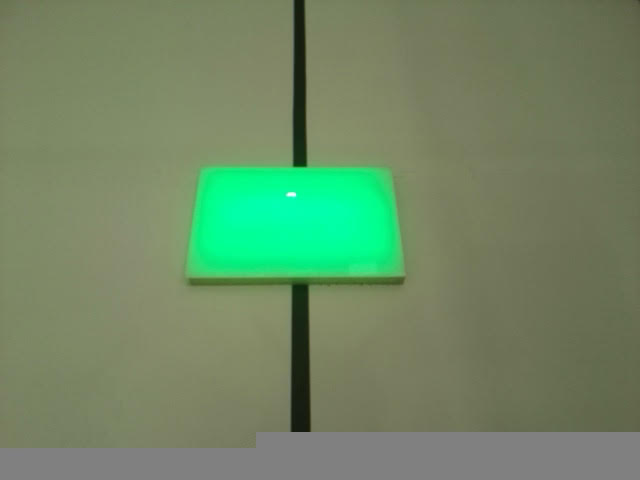
#> input picture copter/green_light.jpg, 640 x 480 px, given in place of the camera
$ python cam_optical_flow_sparse.py 5
#> lines starting #> are read from the running program, lines starting #| are printed output that depends on the picture; after the words box and inside, x2 and y2 are one past the last pixel; in counts of white or black regions, pixels touching at a corner belong together
# Blog: [OpenCV Optical Flow介紹](https://meetonfriday.com/posts/e2795e5a/)
import sys
import cv2
import numpy as np

if len(sys.argv) >1:
    vid = int(sys.argv[1])
else:
    vid = 0
cap = cv2.VideoCapture(vid)

# Parameters for Shi-Tomasi corner detection
#feature_params = dict(maxCorners = 300, qualityLevel = 0.2, minDistance = 2, blockSize = 7)
feature_params = dict(maxCorners = 100, qualityLevel = 0.3, minDistance = 7, blockSize = 7)
# Parameters for Lucas-Kanade optical flow
lk_params = dict(winSize = (15,15), maxLevel = 2, criteria = (cv2.TERM_CRITERIA_EPS | cv2.TERM_CRITERIA_COUNT, 10, 0.03))

color = np.random.randint(0,255,(300,3)) # Create some random colors
ret, old_frame = cap.read()
#> old_frame is the input picture: shape (480, 640, 3); mean B, G, R 100.7, 135, 111.5
hsv = cv2.cvtColor(old_frame, cv2.COLOR_BGR2HSV)
#> hsv: shape (480, 640, 3); mean H, S, V 36.8, 72.2, 135
lower_bound = np.array([  0,  90,  90])
upper_bound = np.array([255, 255, 255])
roi = cv2.inRange(hsv, lower_bound, upper_bound)
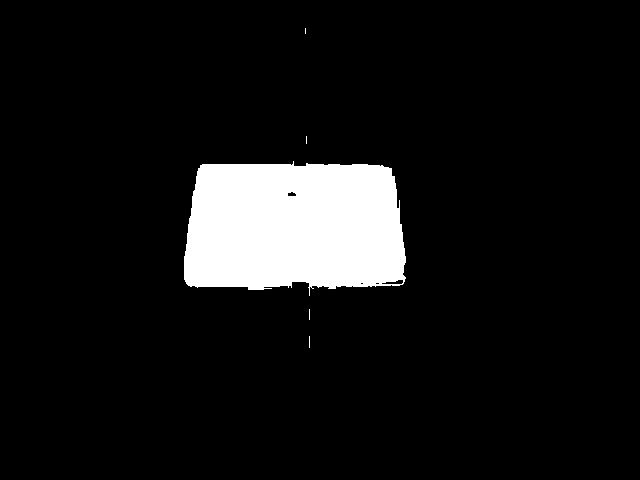
#> roi: shape (480, 640); 8.4% white; 5 white regions (4 under 20 px), largest, box (x1, y1, x2, y2) and area: (184, 161, 406, 296) 25709
hsv = cv2.bitwise_and(old_frame, old_frame, mask=roi)
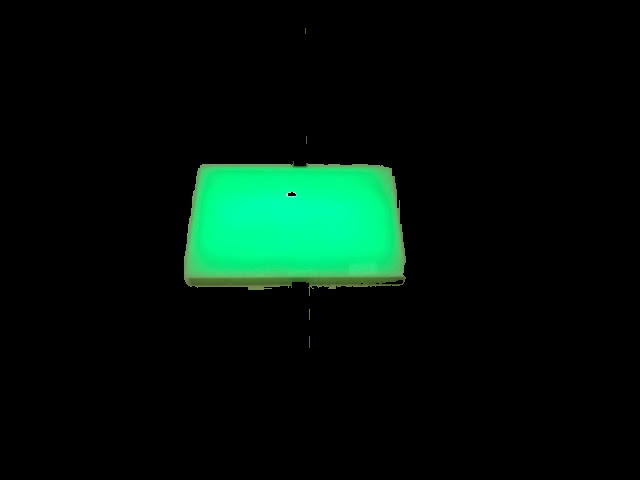
#> hsv: shape (480, 640, 3); mean B, G, R 11, 19.2, 2
bgr = cv2.cvtColor(hsv, cv2.COLOR_HSV2BGR)
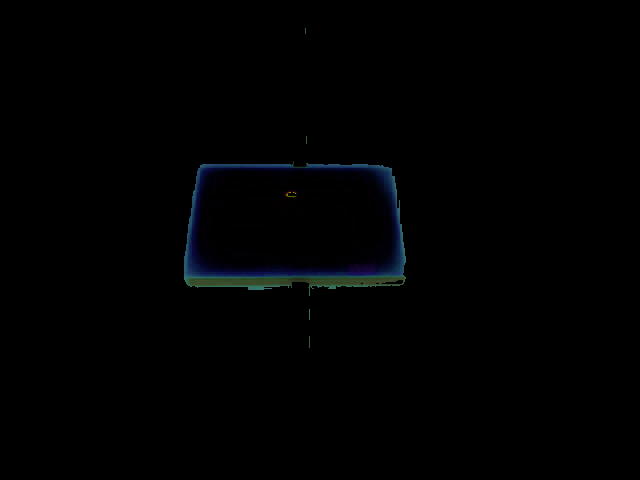
#> bgr: shape (480, 640, 3); mean B, G, R 1.7, 1.2, 0.7
prev_gray = cv2.cvtColor(bgr, cv2.COLOR_BGR2GRAY)
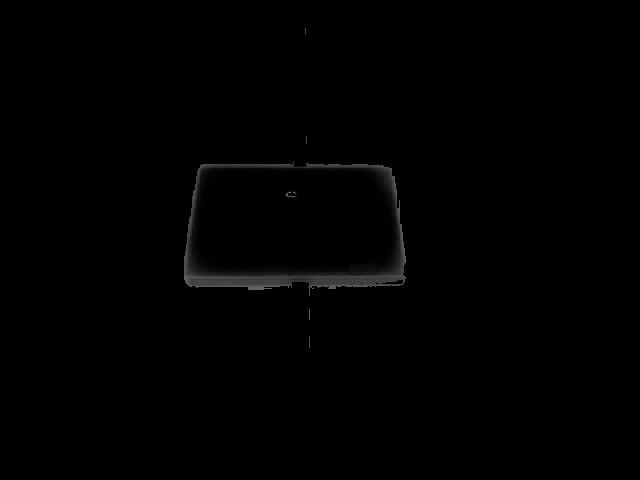
#> prev_gray: shape (480, 640); min 0, max 139, mean 1.1
prev = cv2.goodFeaturesToTrack(prev_gray, mask = None, **feature_params)
#> prev = 14 rows, first 8: [288, 194], [311, 286], [402, 282], [389, 169], [289, 285], [250, 287], [337, 286], [392, 178]
mask = np.zeros_like(old_frame)

while(cap.isOpened()):
    ret, frame = cap.read() # capture a frame
    hsv = cv2.cvtColor(frame, cv2.COLOR_BGR2HSV)
    lower_bound = np.array([  0,  90,  90])
    upper_bound = np.array([255, 255, 255])
    roi = cv2.inRange(hsv, lower_bound, upper_bound)
    #cv2.imshow('ROI', roi)
    hsv = cv2.bitwise_and(frame, frame, mask=roi)
    bgr = cv2.cvtColor(hsv, cv2.COLOR_HSV2BGR)
    #cv2.imshow('BGR', bgr)
    gray = cv2.cvtColor(bgr, cv2.COLOR_BGR2GRAY)

    next, status, error = cv2.calcOpticalFlowPyrLK(prev_gray, gray, prev, None, **lk_params)
#> next has the same summary as prev; status = [1, 1, 1, 1, 1, 1, 1, 1, 1, 1, 1, 1, 1, 1]; error = [0, 0, 0, 0, 0, 0, 0, 0, 0, 0, 0, 0, 0, 0]

    good_old = prev[status == 1] # Selects good feature points for previous position
#> good_old has the same summary as prev
    good_new = next[status == 1] # Selects good feature points for next position
#> good_new has the same summary as prev
    # Draws the optical flow tracks
    for i, (new, old) in enumerate(zip(good_new, good_old)):
        if i==0:
            a, b = new.ravel() # Returns a contiguous flattened array as (x, y) coordinates for new point
            c, d = old.ravel() # Returns a contiguous flattened array as (x, y) coordinates for old point
            mask  = cv2.line(mask, (int(a), int(b)), (int(c), int(d)), color[i].tolist(), 2)
            frame = cv2.circle(frame, (int(a), int(b)), 5, color[i].tolist(), -1)
#> this loop made 14 passes
#> (a, b, c, d) on pass 1: (288, 194, 288, 194)
    img = cv2.add(frame, mask)
    prev_gray = gray.copy()
    prev = good_new.reshape(-1, 1, 2)
    cv2.imshow("optical-flow sparse", img)

    if cv2.waitKey(10) & 0xFF == ord('q'):
#> (key q is pressed here)
        break

cap.release()
cv2.destroyAllWindows()
